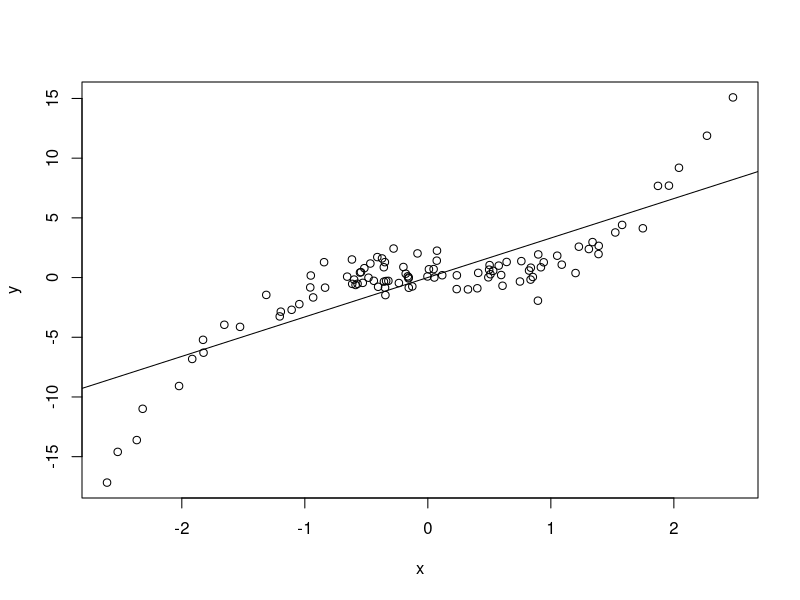
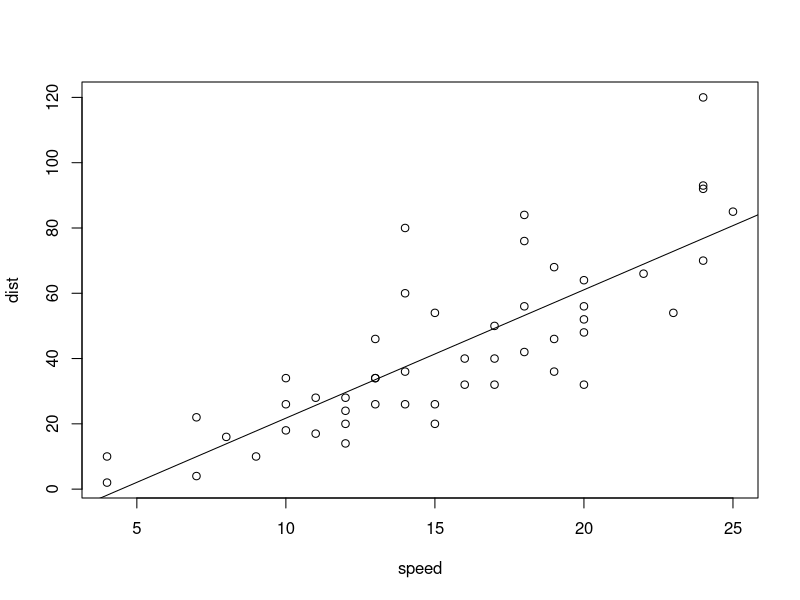

Reproduce these figures in R, in order.
## ---- chunk 1
set.seed(840)
x <- rnorm(1e2)
y <- x^3 + rnorm(length(x))
plot(x, y)
abline(lm(y ~ x))
## ---- chunk 2
fit <- lm(dist ~ speed, data = cars)
with(data = cars, plot(speed, dist))
abline(fit)
## ---- chunk 3
lmtest::resettest(fit, vcov = sandwich::vcovHC)
## ---- chunk 4
#' Helper to generate data with prescribed: 
#' * Regressor distribution: `x`
#' * Response conditional mean: `f`
#' * Response conditional noise: `eps` 
dgp_fun <- function(x, f, eps) {
	function(n) {
		data.frame(x = x(n), y = f(x) + eps(x))
	}
}

#' Helper to simulate results of linear regression, with prescribed:
#' * Data generating process: `dgp`
#' * Sample size of simulated datasets: `n`
#' * Summary function (e.g. p-value of RESET test): `summarize_fun`
lm_simulate <- function(dgp, n, summarize_fun, nsims = 1e3, simplify = TRUE) {
	replicate(nsims, {
		data <- dgp(n)
		fit <- lm(y ~ x, data)
		summarize_fun(fit)
	}, simplify = simplify)
} 

#' Helper to perform RESET test on a `lm` fit object, and extract p-value.
#' The estimator for regression coefficients variance-covariance matrix can be
#' set through the `vcov` argument.
reset_pvalue <- function(
		fit, power = 2:3, type = "regressor", vcov = sandwich::vcovHC
		) 
{
	lmtest::resettest(fit, power = power, type = type, vcov = vcov)$p.value
}
## ---- chunk 5
